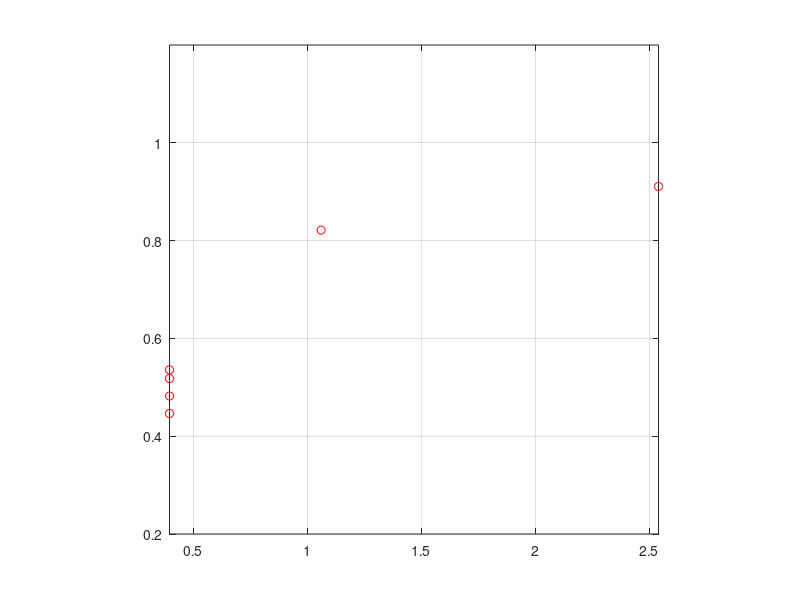

This figure's MATLAB source: (Note: this script raises an error after producing the figure.)
% Description : Non Parametric fit of the Percentage of correct response from the study of Schenkman and Nilson (2010,2011) as a function of Pitch Strength
%             : The script also computes the threshold value of Pitch Strength for which the Percentage of correct response is in between 0.73 and 0.75
% Author      : Vijay Kiran Gidla (joy4u18@gmail.com)

clc;
clear all;
close all;

%% DATA

%% Blind percentage of correct

%Conference

bpc_5_conf=round(([9.71 9.18 5.4 5.15 5.2 4.96]./10)*56);
bpc_50_conf=round(([9.83 9.4 6.19 4.88 4.74 4.89]./10)*56);
bpc_500_conf=round(([9.71 9.98 8.94 4.68 5.23 4.7]./10)*56);

%Anechoic

bpc_5_anc=round(([9.79 8.81 5.14 4.39 4.78 5.04]./10)*56);
bpc_50_anc=round(([9.65 9.75 4.98 4.73 4.73 4.71]./10)*56);
bpc_500_anc=round(([9.67 9.94 5.18 4.98 5.56 5.08]./10)*56);

B_AC=[bpc_5_anc;bpc_50_anc;bpc_500_anc;bpc_5_conf;bpc_50_conf;bpc_500_conf];


% Lecture room

bpc_5_lec=round([0.6101 0.5373 ]*56);
% bpc_5_2c_lec=round([0.6607 0.5923]*56);
% bpc_5_4c_lec=round([0.6161 0.5759]*56);
% bpc_5_8c_lec=round([0.7188 0.6101]*56);
% bpc_5_16c_lec=round([0.7470 0.6315]*56);
% bpc_5_32c_lec=round([0.7560 0.6533]*56);
% bpc_5_64c_lec=round([0.7664 0.5391]*56);
bpc_500_lec=round([0.8080 0.5893]*56);

B_L=[bpc_5_lec; bpc_500_lec];


%%  Sighted Percentage of correct


%Conference


spc_5_conf=round(([8.48 7.65 5.86 4.95 4.74 4.8]./10)*56);
spc_50_conf=round(([9.39 8.18 5.81 4.89 4.75 5.08]./10)*56);
spc_500_conf=round(([9.67 9.85 7.12 4.96 4.98 4.98]./10)*56);

%Anechoic

spc_5_anc=round(([9.05 8.15 5.32 4.5 4.75 5.19]./10)*56);
spc_50_anc=round(([9.35 9.23 5.4 5.18 5 4.62]./10)*56);
spc_500_anc=round(([9.74 9.8 4.86 4.78 4.61 4.67]./10)*56);


S_AC=[spc_5_anc; spc_50_anc; spc_500_anc ; spc_5_conf ; spc_50_conf ; spc_500_conf];

% Lecture room

spc_5_lec=round([0.5508]*56);
% spc_5_2c_lec=round([0.5137]*56);
% spc_5_4c_lec=round([0.5467]*56);
% spc_5_8c_lec=round([0.5707]*56);
% spc_5_16c_lec=round([0.6174]*56);
% spc_5_32c_lec=round([0.6921]*56);
% spc_5_64c_lec=round([0.6456]*56);
spc_500_lec=round([0.6209]*56);

S_L=[spc_5_lec; spc_500_lec];




%% Plot of the DATA
%%  Anechoic
Pitch_strength_mean_A_005_mean=[2.54 1.06 0.395 0.395 0.395 0.395];

Pitch_strength_mean_A_050_mean=[4.17   1.67 0.46 0.46 0.46 0.46];

Pitch_strength_mean_A_500_mean=[4.75 2.44 0.74 0.74 0.74 0.74];



%%  Conference

Pitch_strength_mean_C_005_mean=[9.65 2.43 0.85 0.79 0.79 0.79];

Pitch_strength_mean_C_050_mean=[6.59 2.22 0.54 0.54 0.54 0.54];

Pitch_strength_mean_C_500_mean=[7.74 2.91 1.35 0.87 0.87 0.87];


PS_AC=[Pitch_strength_mean_A_005_mean;Pitch_strength_mean_A_050_mean;Pitch_strength_mean_A_500_mean;Pitch_strength_mean_C_005_mean;...
    Pitch_strength_mean_C_050_mean;Pitch_strength_mean_C_500_mean];

%% Lecture

Pitch_strength_mean_L_005_mean=[0.29  0.28];


Pitch_strength_mean_L_500_mean=[1.36 1.42];

PS_L=[Pitch_strength_mean_L_005_mean;Pitch_strength_mean_L_500_mean];

%% Plot of the DATA


m=[56 56 56  56 56 56]';
% m=m(1:3);							% VJ2015 : I did not analyse the recordings at 300 to 500 cm for pitch as they did not contain anay information so wanted to fit 3 values but later realized that this does not make any difference

% x=[100 150]';
% m=[56 56]';

for i=1:size(B_AC,1)
    
    
    x=PS_AC(i,:)';
%     x=x(1:3);
    
    r=S_AC(i,:)';
%     r=r(1:3);
    
    x=flipud(x);
    r=flipud(r);
    
    
    
    figure(i);
    plot( x, r ./ m, 'ro');
    axis([min(x) max(x) 0.2 1.2]);
    axis square;
    hold on;
    grid on;
    
    numxfit = 499;                                  % Number of new points to be generated minus 1
    xfit = [min(x):(max(x)-min(x))/numxfit:max( x ) ]';
    
    %% LSfit
    
    if(length(x)>2)
        
        guessing=0;
        lapsing=0;
        
        temp=diff(x);
        bwd_min = min(temp(temp>0));
		
        %         if(isempty(bwd_min))
        %             bwd_min=min(abs(temp));    %VJ 2015
        %         end
		
        bwd_max = max( x ) - min( x );
		
        %         if(bwd_min == bwd_max)
        %             bwd_min=1;                 %VJ2015
        %         end
		
% Switch between cross-validated or bootstrap by manually uncommenting the corresponding lines
        bwd = bandwidth_cross_validation( r, m, x, [ bwd_min, bwd_max ],'logit',guessing,lapsing,2,1,'normpdf',100,1e-6);        
%          bwd= bandwidth_bootstrap(r, m, x, [ bwd_min, bwd_max ],30,[],'logit',guessing,lapsing,2,1,'normpdf',100,1e-6);
      
     	hhh(:,i)=bwd;
        bwd = bwd(3); % choose the third estimate, which is based on cross-validated deviance
        pfit = locglmfit( xfit, r, m, x, bwd,'logit',guessing,lapsing,2,1,'normpdf',100,1e-6);
        plot( xfit, pfit, 'b','linewidth',2 );  % Plot the fitted curve
        
         z_2(i)=mean(xfit(pfit>0.73&pfit<0.75));

        
        %         h1=legend('Mean proportion of correct','logisitc fit','Local linear fit');
        %         set(h1,'location','best');
        xlabel('Pitch strength (autocorrelation index)');
        ylabel('Proportion of correct responses');
        
    else
        
        h1=legend('Mean proportion of correct','logistic fit');
        set(h1,'location','best');
        xlabel('Pitch strength (autocorrelation index)');
        ylabel('Proportion of correct responses');
    end
    
end

sprintf('%.2f ',z_2)
